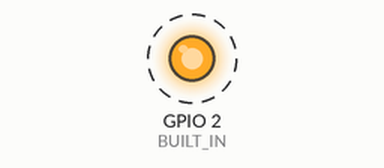
Simulated run of this sketch. Board: ESP32. Parts: output pins drawn as LEDs (lit = HIGH). Dashed ring = blinking. What the sketch prints to the serial monitor is not drawn.

Above: at 1.2 s.
Timing chart, 0 to 4.0 s (numbered marks = the images above):
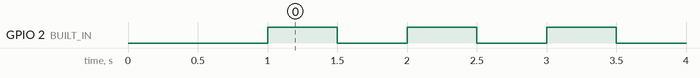

The sketch:

Wemos_D1_R32.ino
```cpp
void setup() {
  Serial.begin(9600);
  pinMode(2,OUTPUT);  // BUILT IN: 2
  vTaskDelay(1000/portTICK_PERIOD_MS);  // delay(1000)
  // 각 task loop에 할당되는 메모리의 양
  xTaskCreate(task1,"task1",2048,NULL,1,NULL);
  xTaskCreate(task2,"task2",2048,NULL,1,NULL);
}

void loop() {
  vTaskDelay(1000/portTICK_PERIOD_MS);
}
void task1(void *parameter)
{
  while(1){
    Serial.println("Hello World");
    vTaskDelay(1000/portTICK_PERIOD_MS);
  }
}
void task2(void *parameter)
{
  while(1){
    digitalWrite(2,HIGH);
    vTaskDelay(500/portTICK_PERIOD_MS);
    digitalWrite(2,LOW);
    vTaskDelay(500/portTICK_PERIOD_MS);
  }

}
```

Measured:
- by itself, GPIO 2 (BUILT_IN): alternates HIGH for 0.50 s and LOW for 0.50 s
